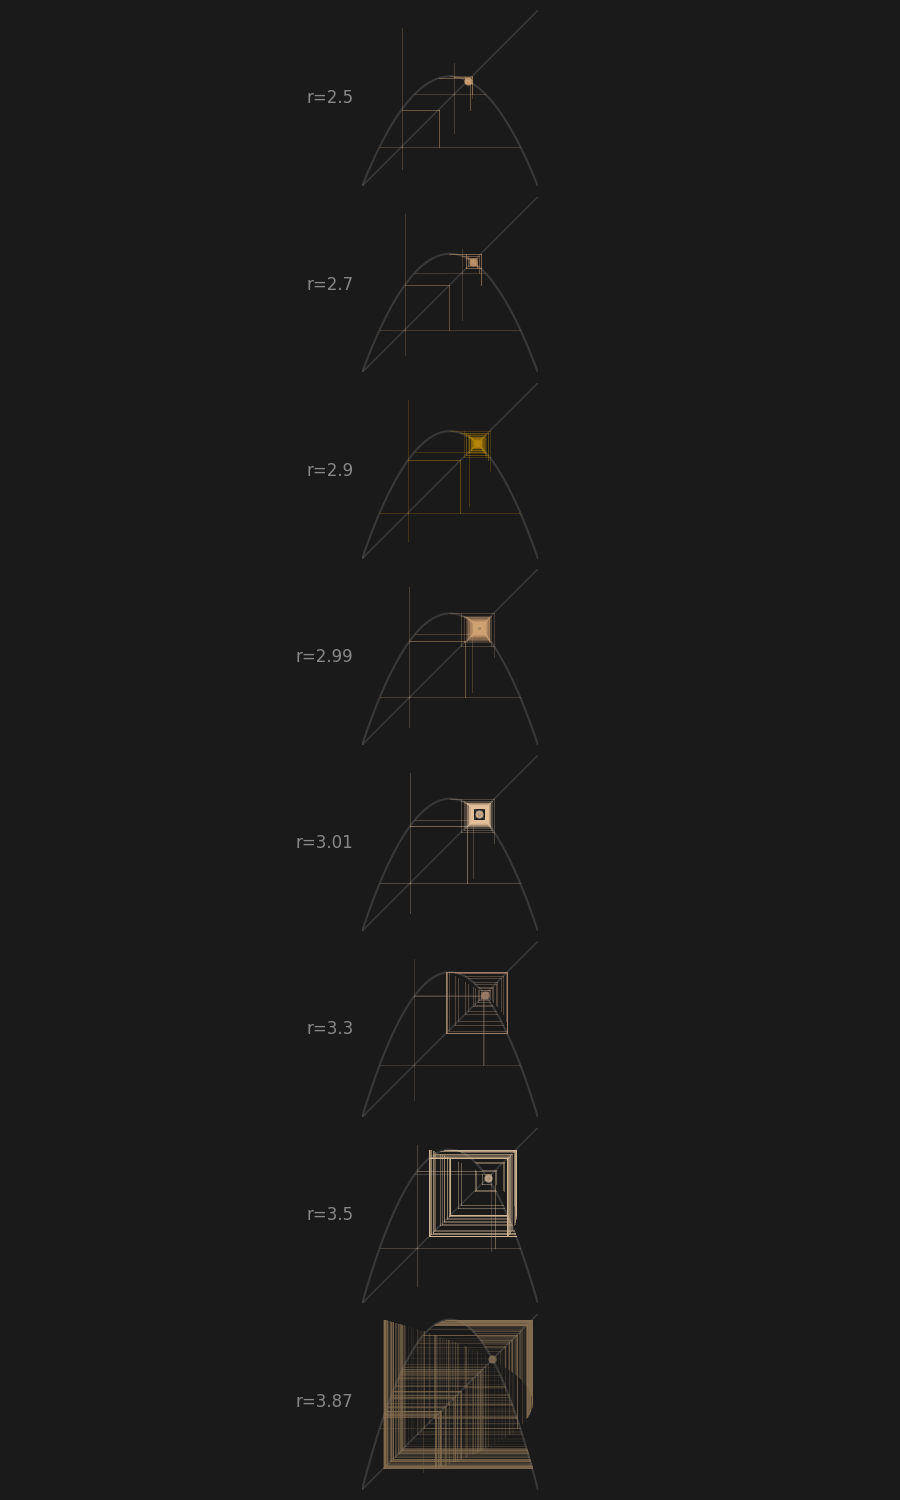

The script that saved this image:
import numpy as np
import matplotlib
matplotlib.use('Agg')
import matplotlib.pyplot as plt

# "Stratifications, not consequences"
# The cobweb doesn't produce the diagonal — they coexist as layers.
# Show multiple parameter values (r) as horizontal layers, each
# with its own cobweb + diagonal, stacked vertically.
# At r<3: convergent to fixed point. At r=3: tangency. At r>3: period-doubling.
# The diagonal runs through all of them.

r_values = [2.5, 2.7, 2.9, 2.99, 3.01, 3.3, 3.5, 3.87]
n_rows = len(r_values)

fig, axes = plt.subplots(n_rows, 1, figsize=(6, 10))
if n_rows == 1:
    axes = [axes]

amber_palette = ['#D4A574', '#C4956A', '#B8860B', '#D4A574', '#E8C39E', '#A0826D', '#D4B896', '#8B7355']

for idx, (r, ax, color) in enumerate(zip(r_values, axes, amber_palette)):
    t = np.linspace(0, 1, 500)
    f_vals = r * t * (1 - t)
    
    # Diagonal
    ax.plot([0, 1], [0, 1], color='#555555', linewidth=0.8, alpha=0.5)
    
    # Function
    ax.plot(t, f_vals, color='#666666', linewidth=1, alpha=0.4)
    
    # Cobweb from multiple seeds to show the stratification
    seeds = [0.1, 0.3, 0.5, 0.7, 0.9]
    for seed in seeds:
        x = seed
        for i in range(100):
            y = r * x * (1 - x)
            alpha = 0.15 + 0.35 * (1 - i/100)
            # Horizontal
            ax.plot([x, y], [y, y], color=color, linewidth=0.5, alpha=alpha*0.5)
            # Vertical
            ax.plot([y, y], [y, x], color=color, linewidth=0.5, alpha=alpha*0.5)
            x = y
    
    # Fixed point marker if it exists
    if r <= 4:
        x_star = 1 - 1/r
        ax.plot(x_star, x_star, 'o', color=color, markersize=3, alpha=0.7)
    
    ax.set_xlim(0, 1)
    ax.set_ylim(0, 1)
    ax.set_aspect('equal')
    ax.axis('off')
    ax.set_facecolor('#1a1a1a')

fig.patch.set_facecolor('#1a1a1a')

# r value labels on the left
for idx, r in enumerate(r_values):
    axes[idx].text(-0.05, 0.5, f'r={r}', transform=axes[idx].transAxes,
                  fontsize=8, color='#888888', va='center', ha='right')

plt.tight_layout(pad=0.5)
plt.savefig('/home/sprite/slop-salon-mina/assets/strata-cobweb.png', dpi=150,
            facecolor=fig.get_facecolor(), edgecolor='none')
plt.close()
